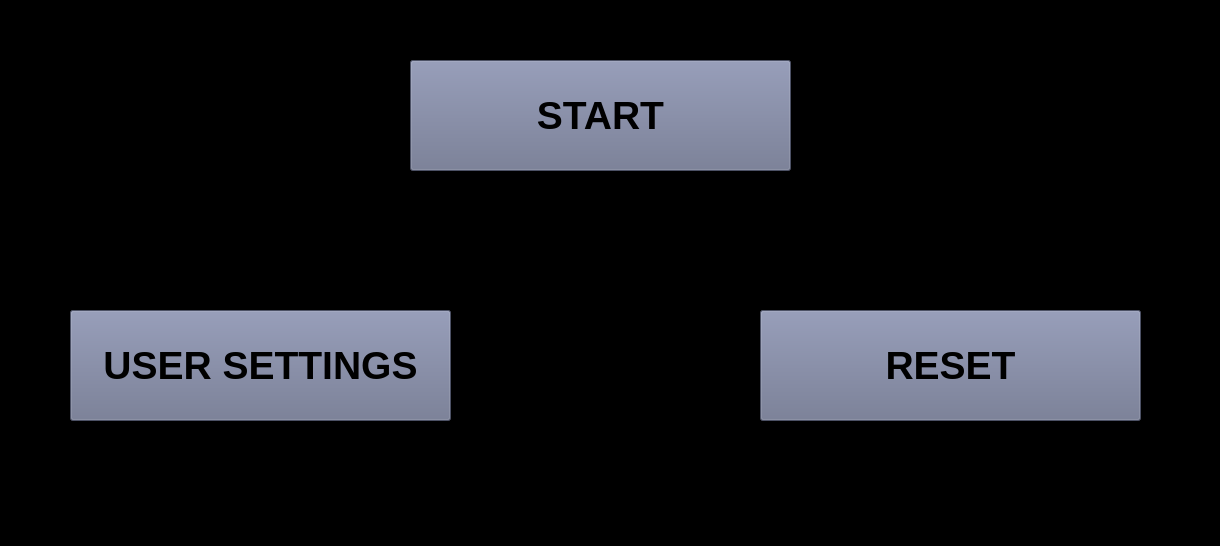
<?xml version="1.0" encoding="UTF-8"?>
<ui version="4.0">
 <class>DashBoardClass</class>
 <widget class="QMainWindow" name="DashBoardClass">
  <property name="geometry">
   <rect>
    <x>0</x>
    <y>0</y>
    <width>1220</width>
    <height>546</height>
   </rect>
  </property>
  <property name="windowTitle">
   <string>DashBoardClass</string>
  </property>
  <property name="styleSheet">
   <string notr="true">background-color: black;</string>
  </property>
  <widget class="QWidget" name="centralwidget">
   <widget class="QPushButton" name="User_Settings_Button">
    <property name="geometry">
     <rect>
      <x>70</x>
      <y>310</y>
      <width>381</width>
      <height>111</height>
     </rect>
    </property>
    <property name="font">
     <font>
      <pointsize>29</pointsize>
      <bold>true</bold>
     </font>
    </property>
    <property name="styleSheet">
     <string notr="true">background-color: rgb(107, 114, 142);</string>
    </property>
    <property name="text">
     <string>USER SETTINGS</string>
    </property>
   </widget>
   <widget class="QPushButton" name="Reset_Button">
    <property name="geometry">
     <rect>
      <x>760</x>
      <y>310</y>
      <width>381</width>
      <height>111</height>
     </rect>
    </property>
    <property name="font">
     <font>
      <pointsize>29</pointsize>
      <bold>true</bold>
     </font>
    </property>
    <property name="styleSheet">
     <string notr="true">background-color: rgb(107, 114, 142);</string>
    </property>
    <property name="text">
     <string>RESET</string>
    </property>
   </widget>
   <widget class="QPushButton" name="Start_Button">
    <property name="geometry">
     <rect>
      <x>410</x>
      <y>60</y>
      <width>381</width>
      <height>111</height>
     </rect>
    </property>
    <property name="font">
     <font>
      <pointsize>29</pointsize>
      <bold>true</bold>
     </font>
    </property>
    <property name="styleSheet">
     <string notr="true">background-color: rgb(107, 114, 142);</string>
    </property>
    <property name="text">
     <string>START</string>
    </property>
   </widget>
  </widget>
  <widget class="QMenuBar" name="menubar">
   <property name="geometry">
    <rect>
     <x>0</x>
     <y>0</y>
     <width>1220</width>
     <height>22</height>
    </rect>
   </property>
  </widget>
  <widget class="QStatusBar" name="statusbar"/>
 </widget>
 <resources/>
 <connections/>
</ui>
